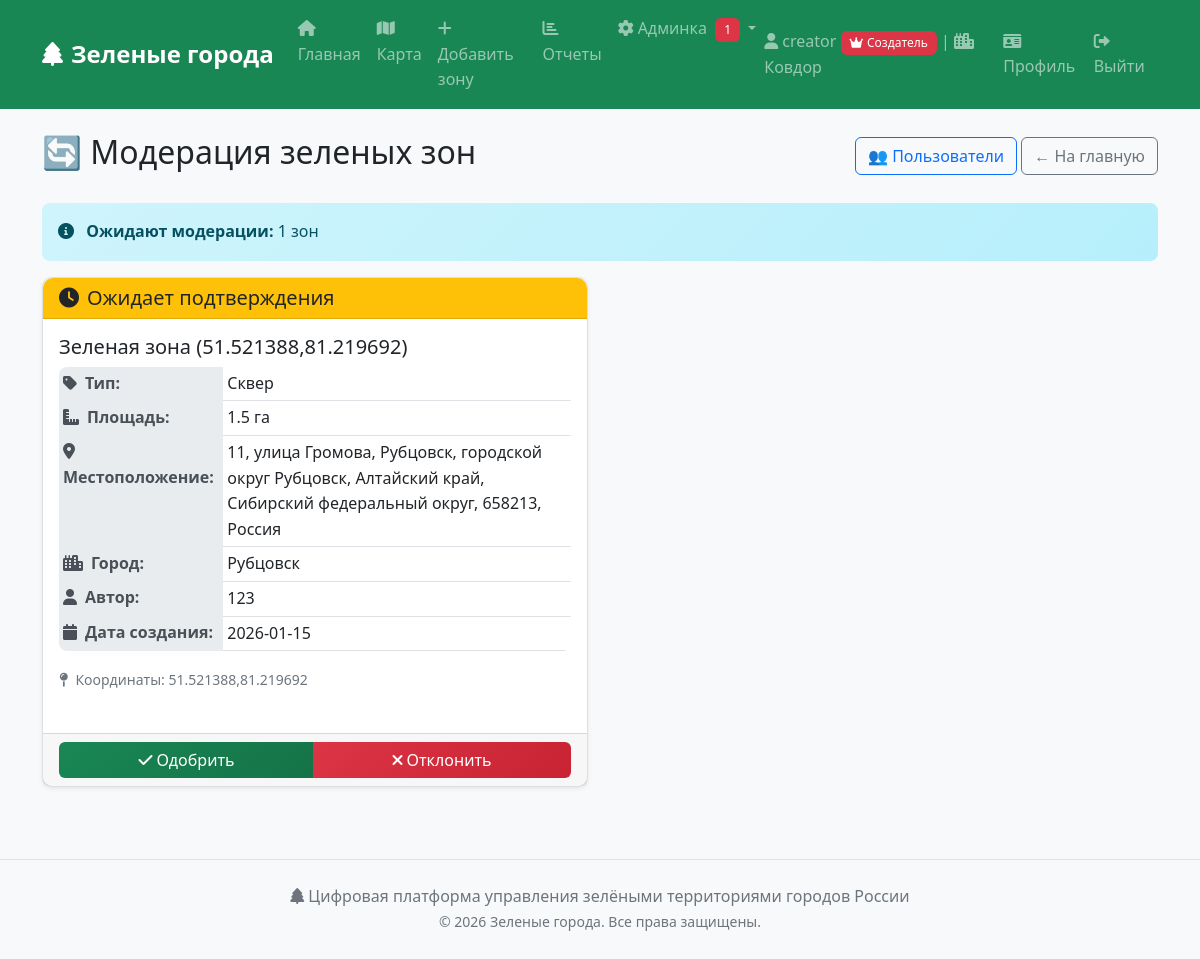
The page /moderate_zones (signed in) on the database its author committed.
### tables this page shows
CREATE TABLE green_zones (
            id INTEGER PRIMARY KEY AUTOINCREMENT,
            city_id INTEGER NOT NULL,
            name TEXT NOT NULL,
            zone_type TEXT NOT NULL,
            area REAL,
            location TEXT,
            coordinates TEXT,
            created_by INTEGER,
            status TEXT DEFAULT 'pending', -- pending, approved, rejected
            approved_by INTEGER,
            approved_date TIMESTAMP,
            rejection_reason TEXT,
            created_date TIMESTAMP DEFAULT CURRENT_TIMESTAMP,
            FOREIGN KEY (city_id) REFERENCES cities (id),
            FOREIGN KEY (created_by) REFERENCES users (id),
            FOREIGN KEY (approved_by) REFERENCES users (id)
        );

CREATE TABLE cities (
            id INTEGER PRIMARY KEY AUTOINCREMENT,
            name TEXT UNIQUE NOT NULL,
            region TEXT,
            population INTEGER,
            created_date TIMESTAMP DEFAULT CURRENT_TIMESTAMP
        );

CREATE TABLE users (
            id INTEGER PRIMARY KEY AUTOINCREMENT,
            username TEXT UNIQUE NOT NULL,
            email TEXT UNIQUE NOT NULL,
            password_hash TEXT NOT NULL,
            city TEXT NOT NULL,
            role TEXT DEFAULT 'user',
            is_active BOOLEAN DEFAULT 1,
            created_date TIMESTAMP DEFAULT CURRENT_TIMESTAMP
        );

### app.py (the view)
@app.route('/moderate_zones')
@admin_required
def moderate_zones():
    pending_zones = database.get_pending_zones()
    return render_template('moderate_zones.html', pending_zones=pending_zones)

### app.py (called while the page is built)
def admin_required(f):
    from functools import wraps
    @wraps(f)
    def decorated_function(*args, **kwargs):
        if 'user_id' not in session:
            flash('Пожалуйста, войдите в систему', 'warning')
            return redirect(url_for('login'))
        if session.get('role') not in ['admin', 'creator']:
            flash('Доступ запрещен. Требуются права администратора', 'danger')
            return redirect(url_for('index'))
        return f(*args, **kwargs)
    return decorated_function

### database.py (called while the page is built)
def get_db_path():
    if 'RENDER' in os.environ:
        return '/tmp/green_city.db'
    return 'green_city.db'

def get_db_connection():
    conn = sqlite3.connect(get_db_path())
    conn.row_factory = sqlite3.Row
    return conn

def get_pending_zones():
    conn = get_db_connection()
    zones = conn.execute('''
        SELECT gz.*, c.name as city_name, u.username as creator_name
        FROM green_zones gz
        JOIN cities c ON gz.city_id = c.id
        JOIN users u ON gz.created_by = u.id
        WHERE gz.status = 'pending'
        ORDER BY gz.created_date DESC
    ''').fetchall()
    conn.close()
    return zones

def get_tasks_awaiting_verification():
    conn = get_db_connection()
    tasks = conn.execute('''
        SELECT mt.*, gz.name as zone_name, u.username as creator_name,
               vu.username as verification_requested_by_name,
               o.name as assigned_organization_name
        FROM maintenance_tasks mt
        JOIN green_zones gz ON mt.zone_id = gz.id
        LEFT JOIN users u ON mt.created_by = u.id
        LEFT JOIN users vu ON mt.verification_requested_by = vu.id
        LEFT JOIN organizations o ON mt.assigned_organization = o.id
        WHERE mt.status = 'verification_requested'
        ORDER BY mt.verification_requested_date DESC
    ''').fetchall()
    conn.close()
    return tasks

### templates/moderate_zones.html (shortened to what this page needs)
{% extends "base.html" %}
{% block content %}
<div class="d-flex justify-content-between align-items-center mb-4">
    <h2>🔄 Модерация зеленых зон</h2>
    <div>
        <a href="{{ url_for('admin_users') }}" class="btn btn-outline-primary">👥 Пользователи</a>
        <a href="{{ url_for('index') }}" class="btn btn-outline-secondary">← На главную</a>
    </div>
</div>
{% if pending_zones %}
<div class="alert alert-info">
    <i class="fas fa-info-circle me-2"></i>
    <strong>Ожидают модерации:</strong> {{ pending_zones|length }} зон
</div>
<div class="row">
    {% for zone in pending_zones %}
    <div class="col-md-6 mb-4">
        <div class="card h-100">
            <div class="card-header bg-warning text-dark">
                <h5 class="mb-0">
                    <i class="fas fa-clock me-2"></i>Ожидает подтверждения
                </h5>
            </div>
            <div class="card-body">
                <h5 class="card-title">{{ zone.name }}</h5>
                <table class="table table-sm">
                    <tr>
                        <th><i class="fas fa-tag me-2"></i>Тип:</th>
                        <td>{{ zone.zone_type }}</td>
                    </tr>
                    <tr>
                        <th><i class="fas fa-ruler-combined me-2"></i>Площадь:</th>
                        <td>{{ zone.area }} га</td>
                    </tr>
                    <tr>
                        <th><i class="fas fa-map-marker-alt me-2"></i>Местоположение:</th>
                        <td>{{ zone.location }}</td>
                    </tr>
                    <tr>
                        <th><i class="fas fa-city me-2"></i>Город:</th>
                        <td>{{ zone.city_name }}</td>
                    </tr>
                    <tr>
                        <th><i class="fas fa-user me-2"></i>Автор:</th>
                        <td>{{ zone.creator_name }}</td>
                    </tr>
                    <tr>
                        <th><i class="fas fa-calendar me-2"></i>Дата создания:</th>
                        <td>{{ zone.created_date[:10] }}</td>
                    </tr>
                </table>
                {% if zone.coordinates %}
                <div class="mt-3">
                    <small class="text-muted">
                        <i class="fas fa-map-pin me-1"></i>
                        Координаты: {{ zone.coordinates }}
                    </small>
                </div>
                {% endif %}
            </div>
            <div class="card-footer">
                <div class="btn-group w-100">
                    <a href="{{ url_for('approve_zone', zone_id=zone.id) }}"
                       class="btn btn-success"
                       onclick="return confirm('Одобрить зону \"{{ zone.name }}\"?')">
                        <i class="fas fa-check me-1"></i>Одобрить
                    </a>
                    <button type="button" class="btn btn-danger"
                            data-bs-toggle="modal"
                            data-bs-target="#rejectModal{{ zone.id }}">
                        <i class="fas fa-times me-1"></i>Отклонить
                    </button>
                </div>
            </div>
        </div>
    </div>
    {% endfor %}
</div>
{% endif %}
{% endblock %}

### static/style.css (style rules this page uses)
body { background-color: #f8f9fa; font-family: 'Segoe UI', Tahoma, Geneva, Verdana, sans-serif; line-height: 1.6; }
.card { box-shadow: 0 0.125rem 0.25rem rgba(0, 0, 0, 0.075); border: 1px solid rgba(0, 0, 0, 0.125); border-radius: 10px; margin-bottom: 1.5rem; transition: all 0.3s ease; }
.card-header { border-radius: 10px 10px 0 0 !important; font-weight: 600; }
.btn { border-radius: 6px; font-weight: 500; transition: all 0.3s ease; }
.btn-success { background: linear-gradient(135deg, #198754 0%, #157347 100%); border: none; }
.btn-danger { background: linear-gradient(135deg, #dc3545 0%, #c82333 100%); border: none; }
.table { border-radius: 8px; overflow: hidden; }
.table th { background-color: #e9ecef; border: none; font-weight: 600; color: #495057; }
.table td { border-color: #dee2e6; vertical-align: middle; }
.alert { border: none; border-radius: 8px; font-weight: 500; }
.alert-info { background: linear-gradient(135deg, #cff4fc 0%, #b6effb 100%); color: #055160; }

### rows shown on the page
green_zones: name "Зеленая зона (51.521388,81.219692)", zone_type "Сквер", area "1.5", location "11, улица Громова, Рубцовск, городской округ Рубцовск, Алтайский край, Сибирский федеральный округ, 658213, Россия", city_name "Рубцовск", creator_name "123", created_date "2026-01-15", coordinates "51.521388,81.219692"

### other values the page prints
{{ get_pending_zones_count() + get_tasks_awaiting_verification_count() }} "1"
{{ session.username }} "creator"
{{ session.city }} "Ковдор"
{{ pending_zones|length }} "1"
